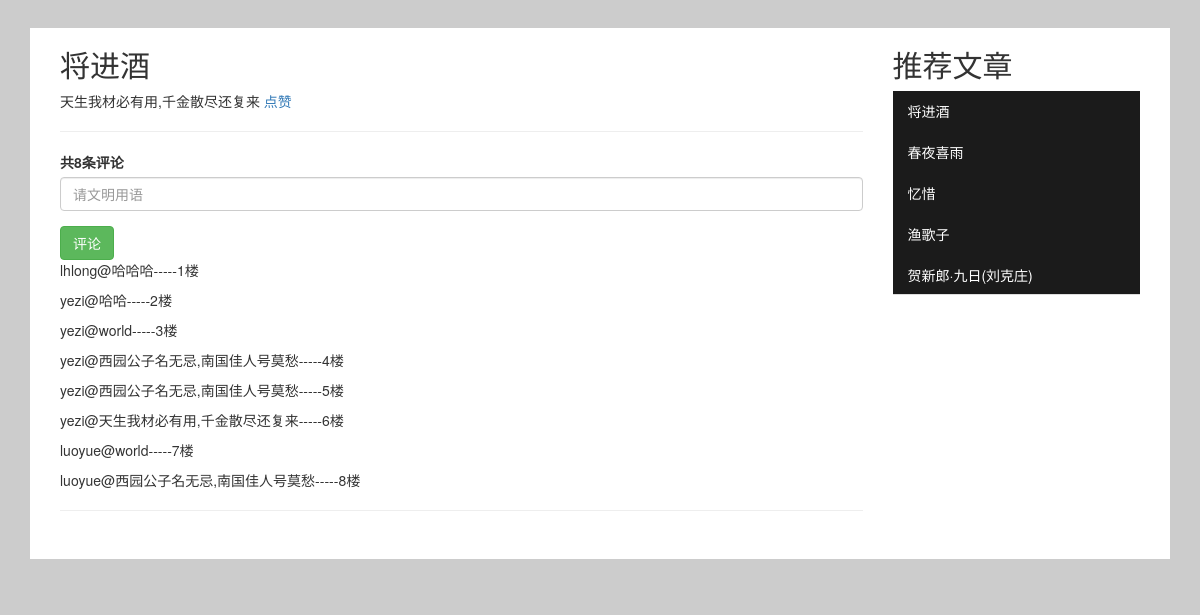
Page /detail/5 on the earlier database version.
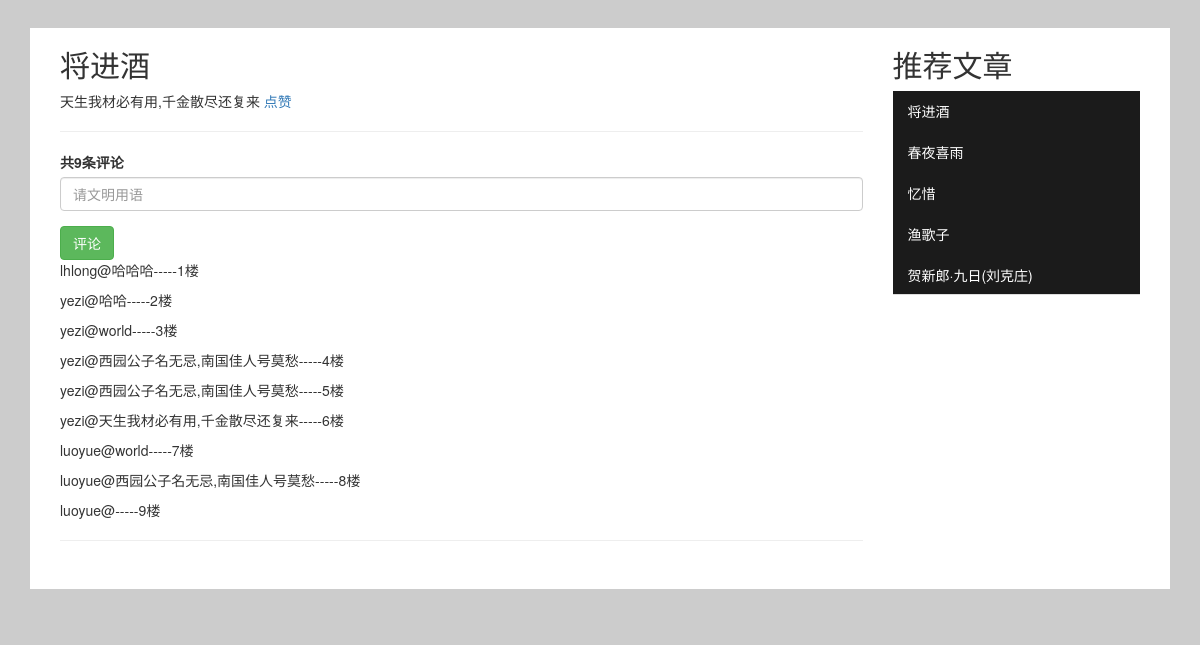
Same page on the later database version.
### infomation/models.py (models this page shows, shortened)
class Article(models.Model):
    title = models.CharField(max_length=64)
    content = models.TextField()
    create_time = models.DateTimeField(default=timezone.now)
    support_num = models.IntegerField(default=0)
    read_num = models.IntegerField(default=1)
    garde_num = models.IntegerField(default=0)
    author = models.ForeignKey(to=User, related_name='articles')
    column = models.ForeignKey(to=ArticleColumn, related_name='column_articles')

class Comment(models.Model):
    content = models.TextField()
    create_time = models.DateTimeField(default=timezone.now)
    user = models.ForeignKey(to=User, related_name='all_comments')
    article = models.ForeignKey(to=Article, related_name='comments')

class User(AbstractUser):
    IDENTITY = (
        ('Normal', 'Normal'),
        ('Redact', 'Redact'),
        ('Manage', 'Manage')
    )
    ATTITUDE = (
        (-1, '反对'),
        (0, ''),
        (1, '赞成')
    )
    attitude = models.IntegerField(choices=ATTITUDE, default=0)
    identity = models.CharField(choices=IDENTITY, default='Normal', max_length=6)
    def __str__(self):
        return self.username

### infomation/views.py (the view)
# urls.py: url(r'^detail/(?P<id>\d+)', views.detail, name="detail"),
def detail(request, id):
    article = Article.objects.get(id=id)
    article.read_num += 1
    article.save()
    article_by_grade = Article.objects.order_by('-garde_num')[:5]
    return render(request, 'infosite_article.html', {'article': article, 'article_by_grade': article_by_grade})

### infomation/templates/infosite_article.html (shortened to what this page needs)
<!DOCTYPE html>
<html>
<head>
    <link rel="stylesheet" href="/static/css/bootstrap.css"/>
</head>
<body>
<div class="container">
    <div id='content' class="container-fluid">
        <div class='col-md-9'>
            <h2>{{ article.title }}</h2>
                {{ article.content }}
    {% if user.attitude != 1 %}
        <a href="{% url 'vote' id=article.id %}">点赞</a>
    {% elif user.attitude == 1 %}
        <a href="{% url 'unvote' id=article.id %}">取消</a>
    {% endif %}
            <hr>
            <form role="form" action="{% url 'comment' id=article.id %}" method="get">
                <div class="form-group">
                    <label for="name">
                        共{{ article.comments.all|length }}条评论
                    </label>
                    <input name="content" class="form-control" placeholder="请文明用语"/>
                </div>
                <button type="submit" class="btn btn-success">评论</button>
            </form>
            {% for comm in article.comments.all %}
                <p>{{ comm.user }}@{{ comm.content }}-----{{ forloop.counter }}楼</p>
            {% endfor %}
            <hr>
        </div>
        <div class="col-md-3">
            <h2>推荐文章</h2>
            <ul class="nav nav-tabs nav-stacked">
                {% for article in article_by_grade %}
                <li>
                    <a href="{% url 'detail' id=article.id %}">{{ article.title }}</a>
                </li>
                {% endfor %}
            </ul>
        </div>
    </div>
</div>
</body>
</html>

Differences in the rows shown:
changed Article "将进酒": comments.all|length "8" → "9"
added Comment: user "luoyue"
